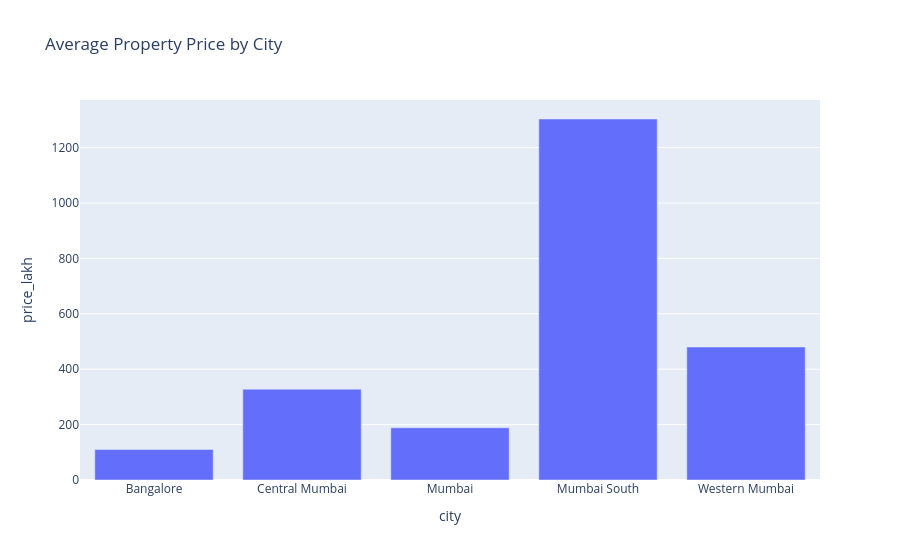

The code cell stored with this chart in its notebook:
### Code cell
import plotly.express as px

city_avg = (
    master.groupby("city")["price_lakh"]
    .mean()
    .reset_index()
)

fig = px.bar(
    city_avg,
    x="city",
    y="price_lakh",
    title="Average Property Price by City"
)

fig.show()

### Figure 1 — Plotly figure (JSON) as saved in the notebook; plotly's stock layout.template omitted (floating-point values rounded to 4 significant figures)
{"data": [{"hovertemplate": "city=%{x}<br>price_lakh=%{y}<extra></extra>", "legendgroup": "", "marker": {"color": "#636efa", "pattern": {"shape": ""}}, "name": "", "orientation": "v", "showlegend": false, "textposition": "auto", "type": "bar", "x": ["Bangalore", "Central Mumbai", "Mumbai", "Mumbai South", "Western Mumbai"], "xaxis": "x", "y": [110.3, 327.8, 188.6, 1303.0, 480.1], "yaxis": "y"}], "layout": {"barmode": "relative", "legend": {"tracegroupgap": 0}, "title": {"text": "Average Property Price by City"}, "xaxis": {"anchor": "y", "domain": [0, 1], "title": {"text": "city"}}, "yaxis": {"anchor": "x", "domain": [0, 1], "title": {"text": "price_lakh"}}}}
